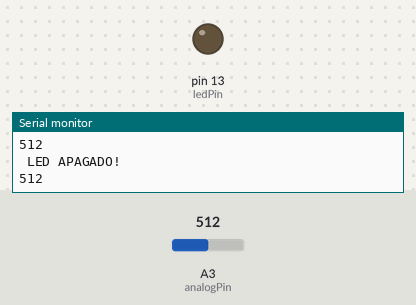
Bench run of a sketch on a simulated Arduino Uno, built with avr-gcc and run on an emulated ATmega328P. On the bench: output pins drawn as LEDs (lit = HIGH), the last lines printed to the serial monitor. The test bench sets the inputs (shaded band); at power-on: A3 (analogPin) = 512.

Above: at 1.3 s.
1.4 s: A3 (analogPin) set to 985
3.2 s: A3 (analogPin) set to 1011
At 4.4 s:
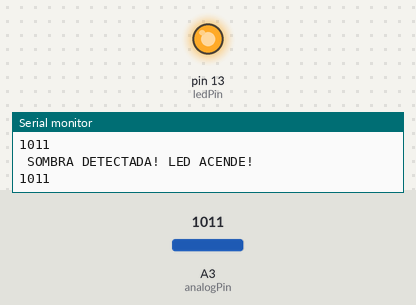
5.5 s: A3 (analogPin) set to 990
At 7.2 s:
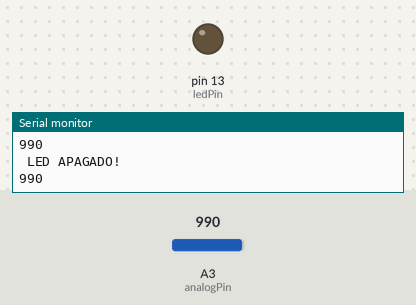
7.5 s: A3 (analogPin) set to 1010
At 8.8 s:
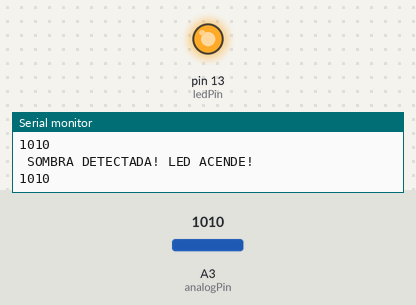
Timing chart, 0 to 10.5 s (numbered marks = the images above; inputs shaded):
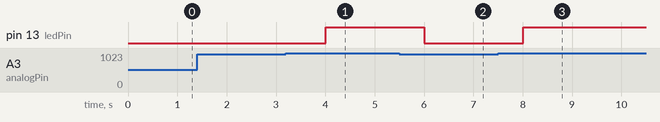

The sketch:

sensor_optico_reflexivo_tcrt_5000.ino
```cpp
int ledPin = 13;
int analogPin = 3;
int valor = 0;

void setup() {

  Serial.begin(9600);
  pinMode(ledPin, OUTPUT);

}

void loop() {

  valor = analogRead(analogPin); // Guarda na variável a leitura analógica do pino do sensor

  Serial.println(valor); // Printa no serial monitor o valor

  delay(500);

  if(valor>1000){

    Serial.println("\n SOMBRA DETECTADA! LED ACENDE! \n");
    digitalWrite(ledPin,HIGH);

  }
  else{

    Serial.println("\n LED APAGADO! \n");
    digitalWrite(ledPin,LOW);

  }

}
```

Measured:
- the behaviour switches between 1000 and 1001 on A3 (analogPin) (found by bisection; images 0 and 1)
- after the input at 3.2 s, pin 13 (ledPin): LOW → HIGH after 0.80 s
- after the input at 5.5 s, pin 13 (ledPin): HIGH → LOW after 0.51 s
- after the input at 7.5 s, pin 13 (ledPin): LOW → HIGH after 0.51 s
